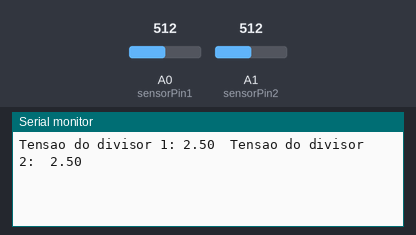
The sketch below on a simulated Arduino Uno, built with avr-gcc and run on an emulated ATmega328P. Shown: the last lines printed to the serial monitor. The test bench sets the inputs (shaded band); at power-on: A0 (sensorPin1) = 512, A1 (sensorPin2) = 512.

Above: at 1.3 s.
1.4 s: A0 (sensorPin1) set to 716
At 3.5 s:
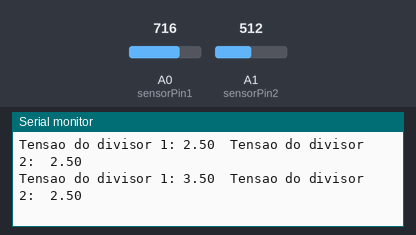
4.1 s: A1 (sensorPin2) set to 716
At 5.1 s:
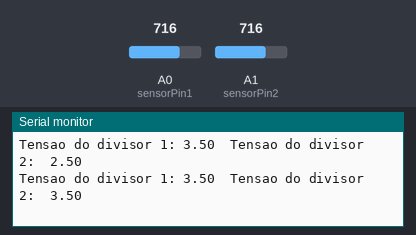
6.8 s: A0 (sensorPin1) set to 900
At 9.2 s:
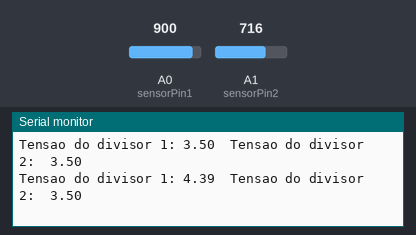
9.5 s: A1 (sensorPin2) set to 900
At 11.0 s:
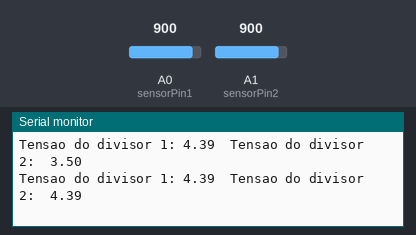
Timing chart, 0 to 12.5 s (numbered marks = the images above; inputs shaded):
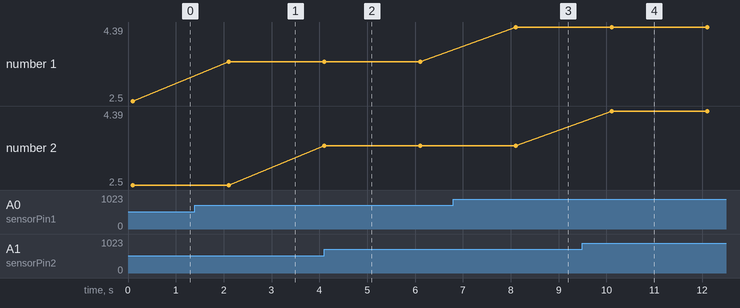

The sketch:

divisor-tensao.ino
```cpp
#define sensorPin1 A0
#define sensorPin2 A1

int sensorValue1 = 0;
int sensorValue2 = 0;

float voltage1;
float voltage2;

void setup() {
  // put your setup code here, to run once:
  Serial.begin(9600);
  delay(100);

}

void loop() {
  // put your main code here, to run repeatedly:
  sensorValue1 = analogRead(sensorPin1);
  sensorValue2 = analogRead(sensorPin2);

  voltage1 = sensorValue1 * (5.0 / 1024);
  voltage2 = sensorValue2 * (5.0 / 1024);

  Serial.print("Tensao do divisor 1: ");
  Serial.print(voltage1);

  Serial.print("  Tensao do divisor 2:  ");
  Serial.println(voltage2);

  delay(2000);

}
```

Measured:
- after the input at 1.4 s, the serial monitor: prints a new line after 0.70 s (image 1)
- after the input at 4.1 s, the serial monitor: prints a new line at once (image 2)
- after the input at 6.8 s, the serial monitor: prints a new line after 1.3 s (image 3)
- after the input at 9.5 s, the serial monitor: prints a new line after 0.61 s (image 4)
- plotted number 1: 2.5 → 3.5 after the input at 1.4 s, 3.5 → 4.39 after the input at 6.8 s
